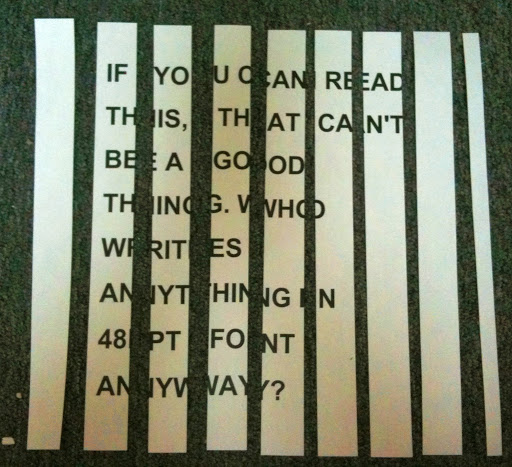
#> input picture shredded.jpg, 512 x 467 px
$ python docScannerAlt.py --image shredded.jpg
#> lines starting #> are read from the running program, lines starting #| are printed output that depends on the picture; after the words box and inside, x2 and y2 are one past the last pixel; in counts of white or black regions, pixels touching at a corner belong together
from skimage.filters import threshold_local
import numpy as np
import argparse
import cv2
import imutils

ap = argparse.ArgumentParser()
ap.add_argument("-i", "--image", required = True, help ="Path to the image to be scanned")

args = vars(ap.parse_args())
print(args["image"])
image = cv2.imread(args["image"])
#> image is the input picture: shape (467, 512, 3); mean B, G, R 109, 131.2, 126.7
ratio = image.shape[0] / 500.0
#> ratio = 0.934
orig = image.copy()
image = imutils.resize(image, height = 500)
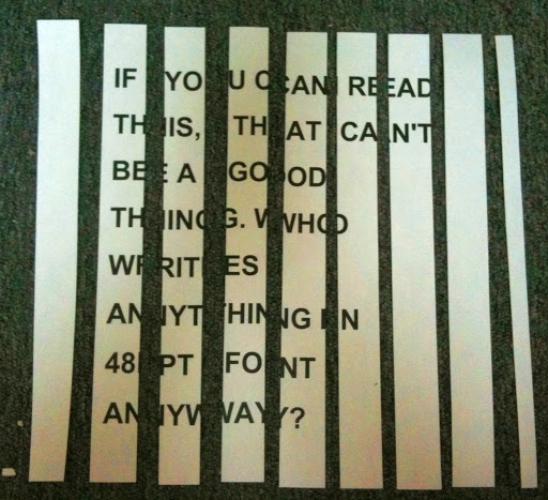
#> image: shape (500, 548, 3); mean B, G, R 108.9, 131.1, 126.6


gray = cv2.cvtColor(image, cv2.COLOR_BGR2GRAY)
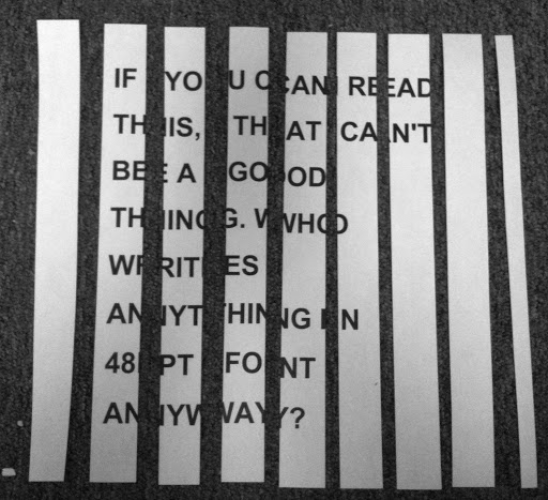
#> gray: shape (500, 548); min 6, max 251, mean 127.2
gray = cv2.GaussianBlur(gray,(5,5),0)
edged = cv2.Canny(gray, 75, 200)
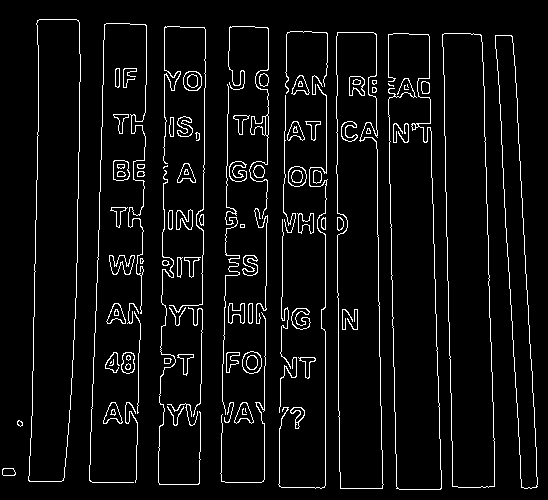
#> edged: shape (500, 548); 5.4% white in thin lines or dots

print("STEP 1: EDGE DETECTION")
cv2.imshow("Orig", image)
cv2.imshow("Edged", edged)
cv2.waitKey(5000)
cv2.destroyAllWindows()
contours= cv2.findContours(edged.copy(), cv2.RETR_LIST, cv2.CHAIN_APPROX_SIMPLE)
#> contours = 182 contours, 56 with area under 20; largest, box (x1, y1, x2, y2) and area: (28, 19, 81, 482) 18651, (28, 19, 81, 482) 18648, (442, 33, 495, 488) 18535, (442, 33, 495, 488) 18532, (336, 32, 384, 489) 18115
contour2 = imutils.grab_contours(contours)
#> contour2 has the same summary as contours
contour3 = sorted(contour2, key = cv2.contourArea, reverse = True)[:5]
#> contour3 = 5 contours; box (x1, y1, x2, y2) and area: (28, 19, 81, 482) 18651, (28, 19, 81, 482) 18648, (442, 33, 495, 488) 18535, (442, 33, 495, 488) 18532, (336, 32, 384, 489) 18115

screenContour = []
for c in contour3:
    peri = cv2.arcLength(c, True)
    approx = cv2.approxPolyDP(c, 0.02*peri, True)

    if len(approx) == 4:
        screenContour.append(approx)
#> this loop made 5 passes
#> (peri, approx) on passes 1 to 5: (1012.6, [[39, 19], [28, 480], [61, 481], [79, 22]]), (1010.2, [[39, 19], [79, 22], [61, 481], [28, 479]]), (1002.2, [[444, 33], [452, 486], [488, 487], [482, 42]]), (999.9, [[444, 33], [482, 42], [488, 487], [452, 485]]), (1084.7, [[337, 32], [340, 488], [382, 488], [376, 34]])
#> after the loop, screenContour = 5 contours; box (x1, y1, x2, y2) and area: (337, 32, 383, 489) 18423, (28, 19, 80, 482) 16819, (28, 19, 80, 482) 16808, (444, 33, 489, 488) 16578, (444, 33, 489, 488) 16556

print("Number of contours found =" + str(len(contours)))
#| Number of contours found =2
print("Step 2: find Contours of paper")
cv2.drawContours(image, screenContour, -1, (0,255,0),2)
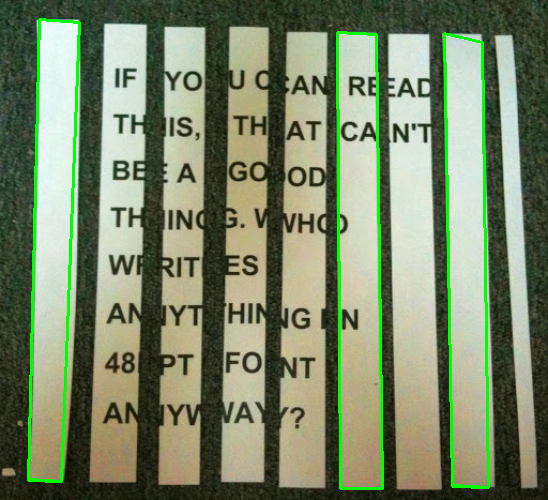
#> image: shape (500, 548, 3); 3.25% of pixels changed, all inside (x1, y1, x2, y2) = (27, 18, 490, 490)
cv2.imshow("Outline", image)
cv2.waitKey(5000)
cv2.destroyAllWindows()
